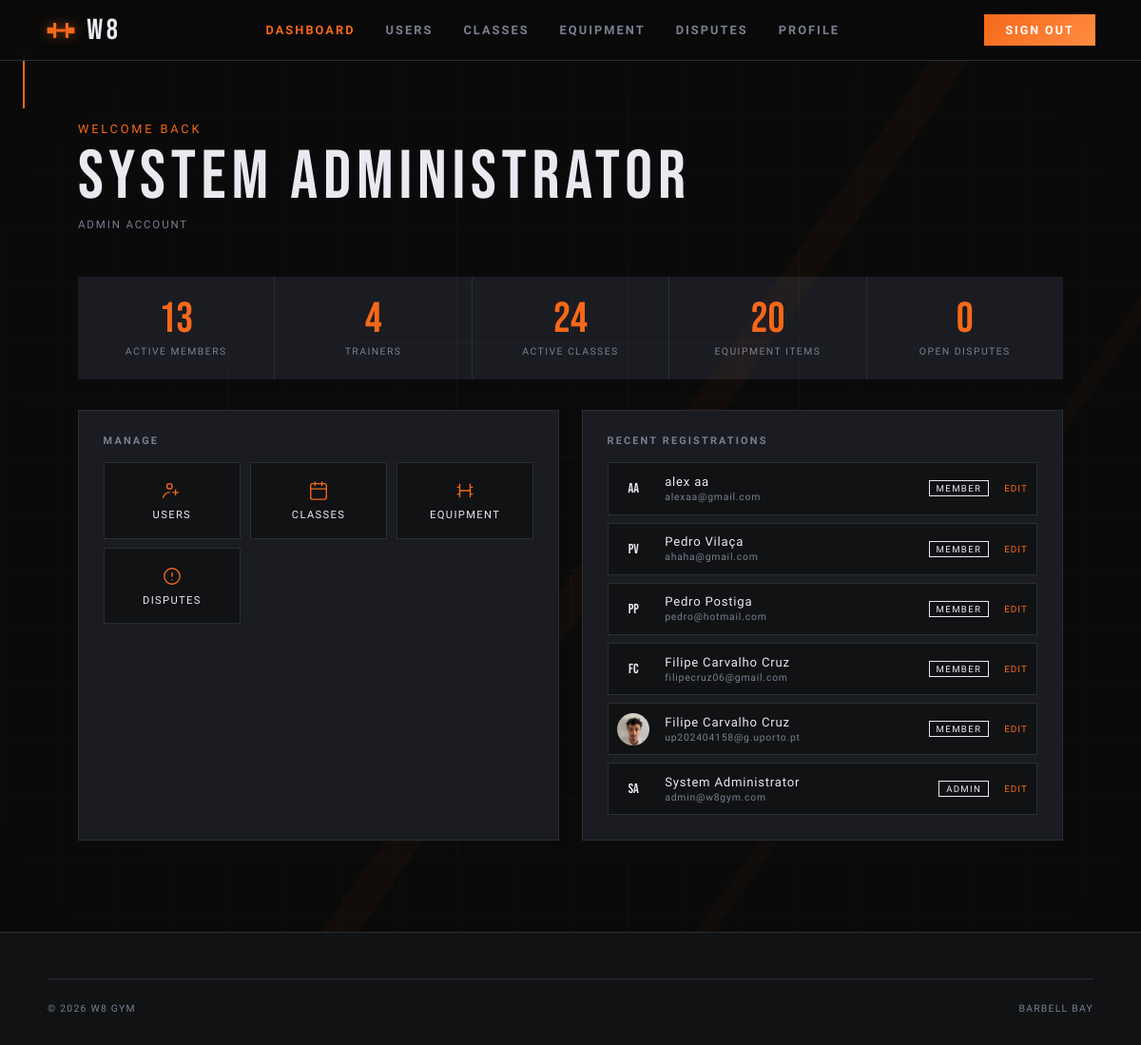
/pages/dashboard.php (signed in), run on the app's committed database.
### tables this page shows
CREATE TABLE users (
  id             INTEGER PRIMARY KEY AUTOINCREMENT,
  username       TEXT    NOT NULL UNIQUE,
  email          TEXT    NOT NULL UNIQUE,
  password_hash  TEXT    NOT NULL,
  first_name     TEXT    NOT NULL,
  last_name      TEXT    NOT NULL,
  phone          TEXT    DEFAULT NULL,
  date_of_birth  TEXT    DEFAULT NULL,   -- ISO-8601: YYYY-MM-DD
  photo_path     TEXT    DEFAULT NULL,   -- stored relative path
  role           TEXT    NOT NULL DEFAULT 'member'
                         CHECK (role IN ('member','trainer','admin')),
  is_active      INTEGER NOT NULL DEFAULT 1,
  created_at     TEXT    NOT NULL DEFAULT (datetime('now')),
  updated_at     TEXT    NOT NULL DEFAULT (datetime('now'))
  -- NOTE: update updated_at via UPDATE trigger or in application code
);

### config/session.php (called while the page is built, shortened)
<?php
if (isset($_SESSION['id']) && !isset($_SESSION['user'])) {
    $db = get_db();
    $stmt = $db->prepare('SELECT id, username, email, first_name, last_name, photo_path, role FROM users WHERE id = ?');
    $stmt->execute([$_SESSION['id']]);
}
function current_user(): ?array {
    return $_SESSION['user'] ?? null;
}
function require_login(string $redirect = '../pages/sign_in.php'): array {
    $user = current_user();
    return $user;
}

### pages/dashboard.php (the view, shortened to what this page needs)
<?php
require_once __DIR__ . '/../config/session.php';
$user  = require_login();
$db    = get_db();
$role  = $user['role'];
$admin_stats       = [];
if ($role === 'admin') {
    $admin_stats['total_members']  = $db->query('SELECT COUNT(*) FROM users WHERE role="member" AND is_active=1')->fetchColumn();
    $admin_stats['total_trainers'] = $db->query('SELECT COUNT(*) FROM users WHERE role="trainer" AND is_active=1')->fetchColumn();
    $admin_stats['total_classes']  = $db->query('SELECT COUNT(*) FROM classes WHERE is_active=1')->fetchColumn();
    $admin_stats['open_disputes']  = $db->query('SELECT COUNT(*) FROM disputes WHERE status="open"')->fetchColumn();
    $admin_stats['total_equipment'] = $db->query('SELECT COUNT(*) FROM equipment')->fetchColumn();
    $recent_users = $db->query(
        'SELECT id, first_name, last_name, email, role, photo_path, created_at FROM users ORDER BY created_at DESC LIMIT 6'
    )->fetchAll();
}
?>
<!DOCTYPE html>
<html lang="en">
<head>
  <link rel="stylesheet" href="../css/base.css">
  <link rel="stylesheet" href="../css/components.css">
  <link rel="stylesheet" href="../css/dashboard.css">
</head>
<body>
  <div class="bg-fixed bg-grid"></div>
  <div class="bg-fixed bg-diagonal"></div>
  <span class="corner corner--tl"></span>
  <?php
    require_once __DIR__ . '/../includes/nav.php';
  ?>
  <main>
    <header class="dash-hero">
      <div class="dash-hero__greeting">Welcome back</div>
      <div class="dash-hero__name"><?= htmlspecialchars($user['first_name'] . ' ' . $user['last_name']) ?></div>
      <div class="dash-hero__role"><?= ucfirst($role) ?> Account</div>
    </header>
    <?php if ($role === 'admin'): ?>
    <section style="max-width:1100px;margin:0 auto;padding:0 2rem 2rem;">
    <div class="stat-cards">
      <article class="stat-card">
        <div class="stat-card__n"><?= $admin_stats['total_members'] ?></div>
        <div class="stat-card__l">Active Members</div>
      </article>
      <article class="stat-card">
        <div class="stat-card__n"><?= $admin_stats['total_trainers'] ?></div>
        <div class="stat-card__l">Trainers</div>
      </article>
      <article class="stat-card">
        <div class="stat-card__n"><?= $admin_stats['total_classes'] ?></div>
        <div class="stat-card__l">Active Classes</div>
      </article>
      <article class="stat-card">
        <div class="stat-card__n"><?= $admin_stats['total_equipment'] ?></div>
        <div class="stat-card__l">Equipment Items</div>
      </article>
      <article class="stat-card">
        <div class="stat-card__n" style="<?= $admin_stats['open_disputes'] > 0 ? 'color:#e84040' : '' ?>"><?= $admin_stats['open_disputes'] ?></div>
        <div class="stat-card__l">Open Disputes</div>
      </article>
      </div>
    </section>
    <section class="dash-grid dash-grid--admin" style="grid-template-columns:1fr 1fr;">
    <article class="dash-card">
      <div class="dash-card__title">Manage</div>
      <div class="quick-links">
        <a href="admin_users.php" class="quick-link">
          <svg viewBox="0 0 24 24" fill="none"><circle cx="9" cy="7" r="3" stroke="currentColor" stroke-width="1.5"/><path d="M2 20c0-3.314 3.134-6 7-6" stroke="currentColor" stroke-width="1.5" stroke-linecap="round"/><path d="M16 11v6M13 14h6" stroke="currentColor" stroke-width="1.5" stroke-linecap="round"/></svg>
          <span>Users</span>
        </a>
        <a href="admin_classes.php" class="quick-link">
          <svg viewBox="0 0 24 24" fill="none"><rect x="3" y="4" width="18" height="18" rx="2" stroke="currentColor" stroke-width="1.5"/><path d="M3 10h18M8 2v4M16 2v4" stroke="currentColor" stroke-width="1.5" stroke-linecap="round"/></svg>
          <span>Classes</span>
        </a>
        <a href="admin_equipment.php" class="quick-link">
          <svg viewBox="0 0 24 24" fill="none"><path d="M6 4v16M18 4v16M3 8h3M18 8h3M3 16h3M18 16h3M6 12h12" stroke="currentColor" stroke-width="1.5"/></svg>
          <span>Equipment</span>
        </a>
        <a href="admin_disputes.php" class="quick-link">
          <svg viewBox="0 0 24 24" fill="none"><circle cx="12" cy="12" r="9" stroke="currentColor" stroke-width="1.5"/><path d="M12 8v4M12 16h.01" stroke="currentColor" stroke-width="1.5" stroke-linecap="round"/></svg>
          <span>Disputes</span>
        </a>
      </div>
    </article>
    <article class="dash-card">
      <div class="dash-card__title">Recent Registrations</div>
      <div class="user-list">
        <?php foreach ($recent_users as $u): ?>
        <article class="user-row">
          <div class="user-row__avatar">
            <?php if ($u['photo_path']): ?>
              <img src="../<?= htmlspecialchars($u['photo_path']) ?>" alt="">
            <?php else: ?>
              <?= strtoupper(substr($u['first_name'],0,1) . substr($u['last_name'],0,1)) ?>
            <?php endif; ?>
          </div>
          <div class="user-row__name"><?= htmlspecialchars($u['first_name'] . ' ' . $u['last_name']) ?><br>
            <span style="font-size:.65rem;color:var(--subtle)"><?= htmlspecialchars($u['email']) ?></span>
          </div>
          <span class="user-row__badge user-row__badge--<?= $u['role'] ?>"><?= $u['role'] ?></span>
          <a href="admin_users.php?edit=<?= $u['id'] ?>" style="font-family:var(--fu);font-size:.62rem;letter-spacing:.1em;text-transform:uppercase;color:var(--accent);">Edit</a>
        </article>
        <?php endforeach; ?>
      </div>
    </article>
    </section>
    <?php endif; ?>
  </main>
  <footer>
    <div class="footer-inner">
      <div class="footer-bottom">
        <span>&copy; 2026 W8 Gym</span>
        <span>Barbell Bay</span>
      </div>
    </div>
  </footer>
</body>
</html>

### css/base.css (style rules this page uses)
:root { --color-black: #0a0a0a; --color-dark: #111214; --color-steel: #1a1c21; --color-border: #2a2d35; --color-muted: #3e424f; --color-text: #e8eaf0; --color-subtle: #7a7f91; --color-accent: #f5681a; --color-accent2: #ff8c42; --color-glow: rgba(245, 104, 26, 0.18); --grad-accent: linear-gradient(135deg, var(--color-accent) 0%, var(--color-accent2) 100%); --radius-card: 2px; --radius-field: 2px; --transition: 0.22s cubic-bezier(0.4, 0, 0.2, 1); --font-display: 'Bebas Neue', sans-serif; --font-ui: 'Barlow Condensed', sans-serif; --font-body: 'Barlow', sans-serif; --fd: var(--font-display); --fu: var(--font-ui); --fb: var(--font-body); --t: var(--transition); --accent: var(--color-accent); --accent2: var(--color-accent2); --subtle: var(--color-subtle); --border: var(--color-border); --steel: var(--color-steel); --dark: var(--color-dark); --text: var(--color-text); --grad: var(--grad-accent); }
*, *::before, *::after { box-sizing: border-box; margin: 0; padding: 0; }
html { font-size: 16px; scroll-behavior: smooth; }
body { min-height: 100vh; background: var(--color-black); color: var(--color-text); font-family: var(--font-body); overflow-x: hidden; }
a { color: var(--color-accent); text-decoration: none; transition: color var(--transition); }
img { max-width: 100%; height: auto; display: block; }

### css/components.css (style rules this page uses)
.bg-layer, .bg-fixed { position: fixed; inset: 0; pointer-events: none; z-index: 0; }
.bg-grid { background-image: linear-gradient(rgba(255,255,255,0.025) 1px, transparent 1px), linear-gradient(90deg, rgba(255,255,255,0.025) 1px, transparent 1px); background-size: 60px 60px; mask-image: radial-gradient(ellipse 70% 70% at 50% 50%, black 30%, transparent 100%); }
.bg-diagonal { background: linear-gradient( 125deg, transparent 0%, transparent 52%, rgba(245,104,26,0.04) 52%, rgba(245,104,26,0.04) 54%, transparent 54%, transparent 72%, rgba(245,104,26,0.03) 72%, rgba(245,104,26,0.03) 73%, transparent 73% ); }
.corner { position: fixed; width: 90px; height: 90px; pointer-events: none; z-index: 1; }
.corner--tl { top: 24px; left: 24px; border-top: 2px solid var(--accent); border-left: 2px solid var(--accent); animation: corner-pulse 3s ease-in-out infinite; }
footer { position: relative; z-index: 10; background: var(--dark); border-top: 1px solid var(--border); padding: 3rem 2rem 2rem; }
.footer-inner { max-width: 1100px; margin: 0 auto; }
.footer-bottom { border-top: 1px solid var(--border); padding-top: 1.5rem; display: flex; justify-content: space-between; flex-wrap: wrap; gap: 1rem; font-family: var(--fu); font-size: .65rem; letter-spacing: .12em; text-transform: uppercase; color: var(--subtle); }

### data on the page
users: first_name+last_name "System Administrator", first_name+last_name "SA", email "admin@w8gym.com", role "ADMIN"
users: first_name+last_name "AA", first_name+last_name "alex aa", email "alexaa@gmail.com", role "MEMBER"
users: first_name+last_name "PV", first_name+last_name "Pedro Vilaça", email "ahaha@gmail.com", role "MEMBER"
users: first_name+last_name "PP", first_name+last_name "Pedro Postiga", email "pedro@hotmail.com", role "MEMBER"
users: first_name+last_name "FC", first_name+last_name "Filipe Carvalho Cruz", email "filipecruz06@gmail.com", role "MEMBER"
users: photo_path (picture), first_name+last_name "Filipe Carvalho Cruz", email "up202404158@g.uporto.pt", role "MEMBER"

### other printed values
$role "ADMIN"
$admin_stats['total_members'] "13"
$admin_stats['total_trainers'] "4"
$admin_stats['total_classes'] "24"
$admin_stats['total_equipment'] "20"
$admin_stats['open_disputes'] "0"
